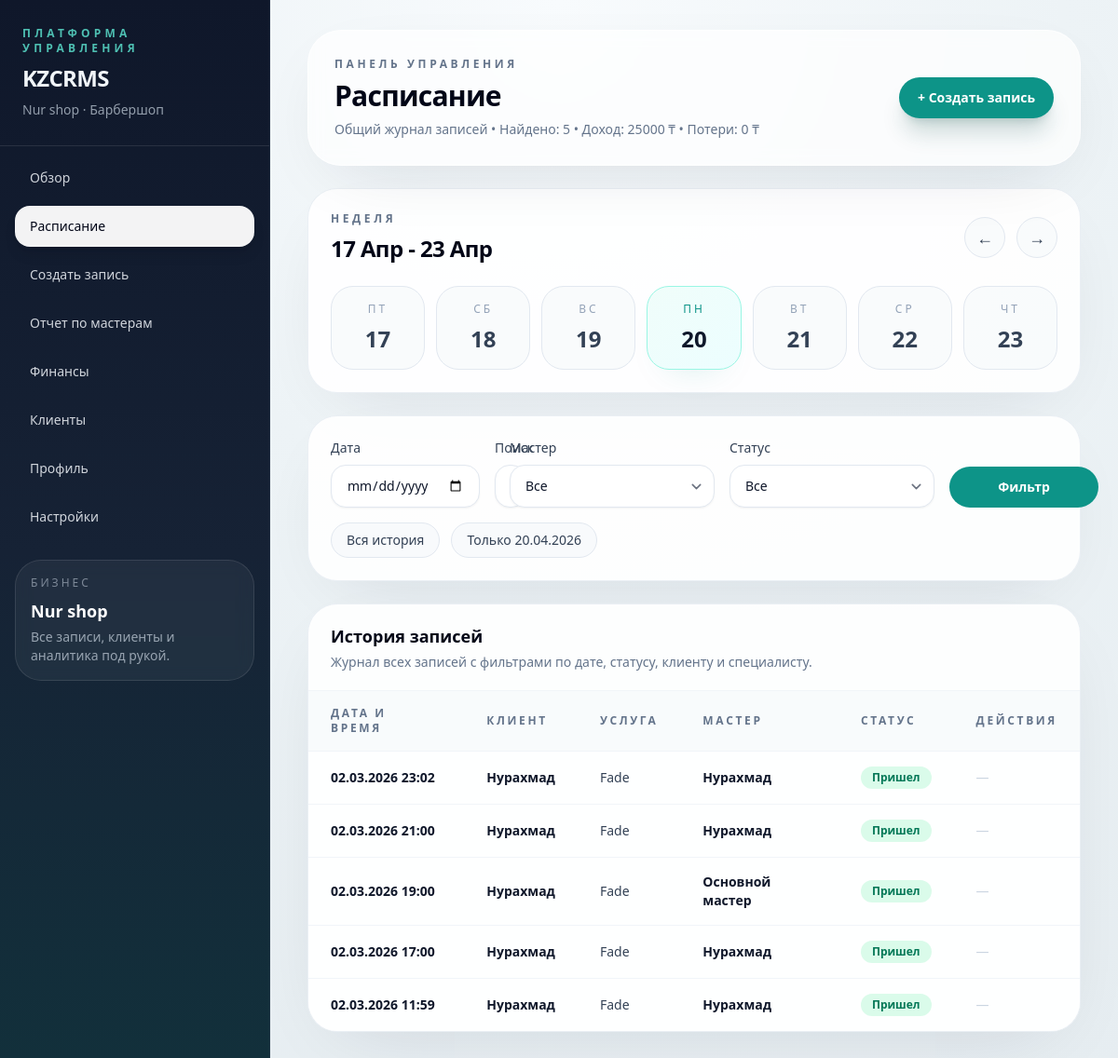
Page /today/ (signed in) on the earlier database version.
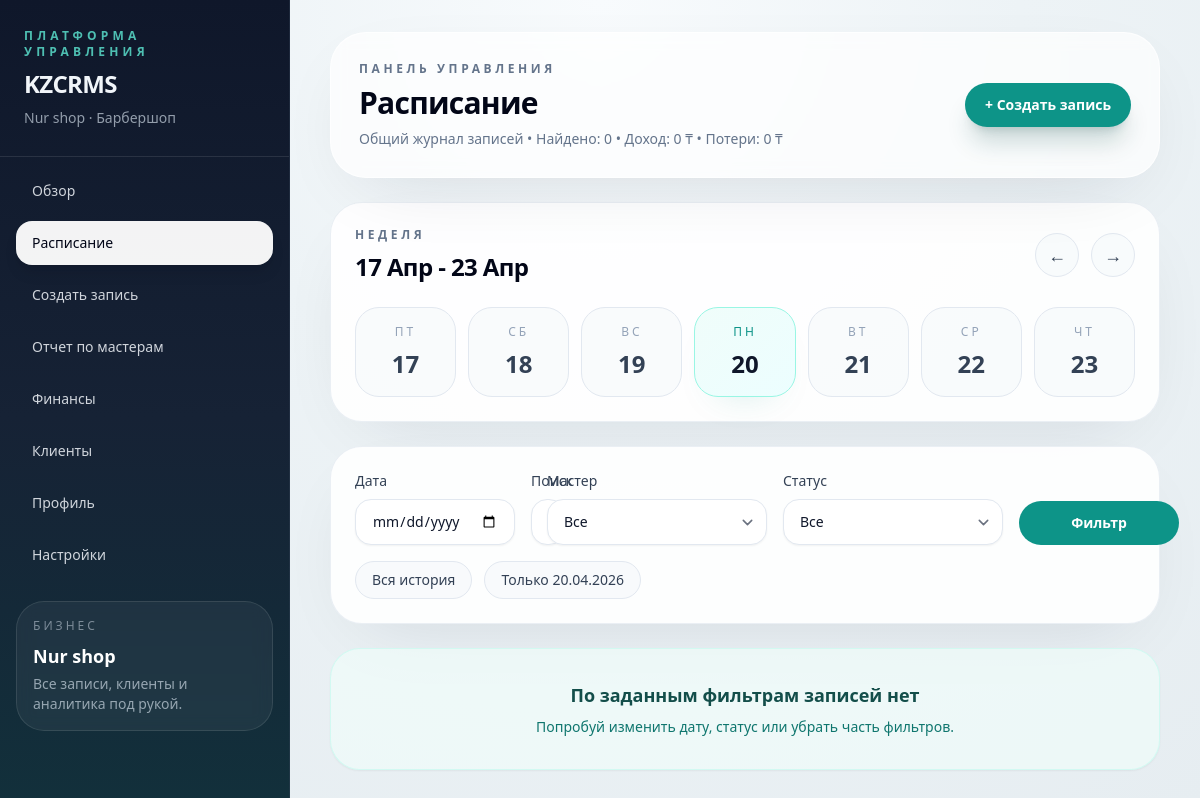
Same page on the later database version.
### core/models.py (models this page shows, shortened)
class TimestampedModel(models.Model):
    created_at = models.DateTimeField(auto_now_add=True)
    updated_at = models.DateTimeField(auto_now=True)
    class Meta:
        abstract = True

class Appointment(TimestampedModel):
    class Status(models.TextChoices):
        BOOKED = "BOOKED", "Записан"
        CONFIRMED = "CONFIRMED", "Подтвержден"
        DONE = "DONE", "Пришел"
        CANCELED = "CANCELED", "Отмена"
        NO_SHOW = "NO_SHOW", "Не пришёл"
    shop = models.ForeignKey(
        Shop,
        on_delete=models.CASCADE,
        related_name="appointments"
    )
    client = models.ForeignKey(
        Client,
        on_delete=models.PROTECT,
        related_name="appointments"
    )
    barber = models.ForeignKey(
        Barber,
        on_delete=models.PROTECT,
        related_name="appointments"
    )
    service = models.ForeignKey(
        Service,
        on_delete=models.PROTECT,
        related_name="appointments"
    )
    start_at = models.DateTimeField()
    end_at = models.DateTimeField(editable=False)
    status = models.CharField(
        max_length=20,
        choices=Status.choices,
        default=Status.BOOKED
    )
    comment = models.CharField(max_length=255, blank=True)

class Client(TimestampedModel):
    shop = models.ForeignKey(
        Shop,
        on_delete=models.CASCADE,
        related_name="clients"
    )
    name = models.CharField(max_length=120)
    phone = models.CharField(max_length=30, blank=True)
    instagram = models.CharField(max_length=80, blank=True)
    notes = models.TextField(blank=True)

class Service(TimestampedModel):
    shop = models.ForeignKey(
        Shop,
        on_delete=models.CASCADE,
        related_name="services"
    )
    name = models.CharField(max_length=120)
    duration_min = models.PositiveSmallIntegerField(default=60)
    price_kzt = models.PositiveIntegerField(default=0)
    is_active = models.BooleanField(default=True)

class Barber(TimestampedModel):
    shop = models.ForeignKey(
        Shop,
        on_delete=models.CASCADE,
        related_name="barbers"
    )
    name = models.CharField(max_length=120)
    phone = models.CharField(max_length=30, blank=True)
    is_active = models.BooleanField(default=True)
    commission_percent = models.PositiveSmallIntegerField(default=50)
    fixed_salary_kzt = models.PositiveIntegerField(default=0)

### core/views.py (the view)
# urls.py: path("today/", today_schedule, name="today_schedule"),
@login_required
def today_schedule(request):
    shop = request.user.shop
    date_str = request.GET.get("date")
    q = request.GET.get("q", "").strip()
    barber_id = request.GET.get("barber")
    status = request.GET.get("status", "").strip()
    page_number = request.GET.get("page", "1")
    day = parse_date(date_str) if date_str else None
    calendar_day = day or timezone.localdate()
    week_start = calendar_day - timedelta(days=3)
    week_end = calendar_day + timedelta(days=3)
    week_days = [
        week_start + timedelta(days=i)
        for i in range(7)
    ]
    prev_week = calendar_day - timedelta(days=7)
    next_week = calendar_day + timedelta(days=7)
    appointments = (
        Appointment.objects
        .filter(shop=shop)
        .select_related("client", "barber", "service")
    )
    if day:
        appointments = appointments.filter(start_at__date=day)
    if q:
        appointments = appointments.filter(
            Q(client__name__icontains=q) |
            Q(client__phone__icontains=q) |
            Q(service__name__icontains=q)
        )
    if barber_id:
        appointments = appointments.filter(barber_id=barber_id)
    if status:
        appointments = appointments.filter(status=status)
    appointments = appointments.order_by("-start_at" if not day else "start_at")
    paginator = Paginator(appointments, 50)
    page_obj = paginator.get_page(page_number)
    revenue = (
        Payment.objects.filter(
            appointment__shop=shop,
            appointment__in=appointments.values("id"),
            is_paid=True
        )
        .aggregate(total=Sum("amount_kzt"))["total"]
        or 0
    )
    lost_revenue = (
        appointments
        .filter(status__in=[Appointment.Status.CANCELED, Appointment.Status.NO_SHOW])
        .aggregate(total=Sum("service__price_kzt"))["total"] or 0
    )
    mode = "day" if day else "history"
    return render(request, "today.html", {
        "appointments": page_obj.object_list,
        "page_obj": page_obj,
        "barbers": Barber.objects.filter(shop=shop, is_active=True).order_by("name"),
        "day": day,
        "calendar_day": calendar_day,
        "week_days": week_days,
        "week_start": week_start,
        "week_end": week_end,
        "prev_week": prev_week,
        "next_week": next_week,
        "revenue": revenue,
        "lost_revenue": lost_revenue,
        "appointments_count": paginator.count,
        "q": q,
        "selected_barber": str(barber_id or ""),
        "selected_status": status,
        "mode": mode,
        "status_choices": [
            ("BOOKED", "Записан"),
            ("CONFIRMED", "Подтвержден"),
            ("DONE", "Пришел"),
            ("CANCELED", "Отмена"),
            ("NO_SHOW", "Не пришел"),
        ],
    })

### core/context_processors.py (called while the page is built)
def current_shop(request):
    shop = None
    if getattr(request, "user", None) and request.user.is_authenticated:
        shop = getattr(request.user, "shop", None)
    return {
        "current_shop": shop,
        "crm_labels": get_shop_labels(shop),
    }

### core/models.py (called while the page is built)
    @property
    def has_active_access(self):
        if self.access_mode == self.AccessMode.LEGACY:
            return True
        expires_at = self.access_expires_at
        return bool(expires_at and expires_at >= timezone.now())

### core/terminology.py (called while the page is built)
def get_shop_labels(shop):
    labels = DEFAULT_LABELS.copy()
    if not shop:
        return labels
    labels.update(INDUSTRY_LABELS.get(shop.industry_type, {}))
    labels["industry_name"] = shop.get_industry_type_display()
    return labels

### core/templates/today.html (shortened to what the changed rows need)
{% extends "core/base.html" %}
{% block page_title %}Расписание{% endblock %}
{% block page_subtitle %}
{% if mode == "day" %}
День: {{ day|date:"d.m.Y" }} • Записей: {{ appointments_count }} • Доход: {{ revenue }} ₸ • Потери: {{ lost_revenue }} ₸
{% else %}
Общий журнал записей • Найдено: {{ appointments_count }} • Доход: {{ revenue }} ₸ • Потери: {{ lost_revenue }} ₸
{% endif %}
{% endblock %}
{% block content %}
<section class="crm-panel p-6">
    <div class="flex flex-col gap-5 lg:flex-row lg:items-center lg:justify-between">
        <div>
            <h2 class="mt-2 text-2xl font-semibold tracking-tight text-slate-950">
                {{ week_start|date:"d M" }} - {{ week_end|date:"d M" }}
            </h2>
        </div>
    </div>
    <div class="mt-6 grid grid-cols-2 gap-3 sm:grid-cols-4 lg:grid-cols-7">
        {% for d in week_days %}
            <a href="?date={{ d|date:'Y-m-d' }}"
               class="rounded-[24px] border px-4 py-4 text-center transition {% if d == calendar_day %}border-teal-200 bg-gradient-to-br from-teal-50 to-cyan-50 text-slate-900 shadow-[0_18px_40px_-28px_rgba(13,148,136,0.28)]{% else %}border-slate-200 bg-slate-50/80 text-slate-700 hover:border-slate-300 hover:bg-white{% endif %}">
                <div class="text-xs uppercase tracking-[0.25em] {% if d == calendar_day %}text-teal-600{% else %}text-slate-400{% endif %}">{{ d|date:"D" }}</div>
                <div class="mt-2 text-2xl font-semibold">{{ d|date:"d" }}</div>
            </a>
        {% endfor %}
    </div>
</section>
{% if appointments %}
<section class="crm-panel mt-6 overflow-hidden">
    <div class="flex items-center justify-between border-b border-slate-100 px-6 py-5">
        <div>
            <h3 class="text-lg font-semibold text-slate-950">
                {% if mode == "day" %}Записи на день{% else %}История записей{% endif %}
            </h3>
            <p class="mt-1 text-sm text-slate-500">
                {% if mode == "day" %}
                    Отмечай завершение, отмену и no-show прямо по ходу дня.
                {% else %}
                    Журнал всех записей с фильтрами по дате, статусу, клиенту и специалисту.
                {% endif %}
            </p>
        </div>
    </div>
    <div class="overflow-x-auto">
        <table class="min-w-full divide-y divide-slate-100">
            <thead class="bg-slate-50/80">
                <tr class="text-left text-xs font-semibold uppercase tracking-[0.22em] text-slate-500">
                    <th class="px-6 py-4">{% if mode == "day" %}Время{% else %}Дата и время{% endif %}</th>
                    <th class="px-6 py-4">{{ crm_labels.client_singular }}</th>
                    <th class="px-6 py-4">Услуга</th>
                    <th class="px-6 py-4">{{ crm_labels.staff_singular }}</th>
                    <th class="px-6 py-4">Статус</th>
                    <th class="px-6 py-4">Действия</th>
                </tr>
            </thead>
            <tbody class="divide-y divide-slate-100 bg-white/80">
                {% for a in appointments %}
                    <tr>
                        <td class="whitespace-nowrap px-6 py-4 text-sm font-semibold text-slate-900">
                            {% if mode == "day" %}
                                {{ a.start_at|date:"H:i" }}
                            {% else %}
                                {{ a.start_at|date:"d.m.Y H:i" }}
                            {% endif %}
                        </td>
                        <td class="px-6 py-4 text-sm text-slate-700">
                            <div>
                                <a href="{% url 'client_detail' a.client.id %}" class="font-semibold text-slate-900 transition hover:text-teal-700">
                                    {{ a.client.name }}
                                </a>
                            </div>
                        </td>
                        <td class="px-6 py-4 text-sm text-slate-700">{{ a.service.name }}</td>
                        <td class="px-6 py-4 text-sm text-slate-700">
                            <a href="{% url 'barber_detail' a.barber.id %}" class="font-semibold text-slate-900 transition hover:text-teal-700">
                                {{ a.barber.name }}
                            </a>
                        </td>
                        <td class="px-6 py-4 text-sm">
                            {% if a.status == "DONE" %}
                                <span class="inline-flex rounded-full bg-emerald-100/80 px-3 py-1 text-xs font-semibold text-emerald-700">Пришел</span>
                            {% elif a.status == "CANCELED" %}
                                <span class="inline-flex rounded-full bg-rose-100/80 px-3 py-1 text-xs font-semibold text-rose-700">Отмена</span>
                            {% elif a.status == "NO_SHOW" %}
                                <span class="inline-flex rounded-full bg-orange-100/80 px-3 py-1 text-xs font-semibold text-orange-700">Не пришел</span>
                            {% else %}
                                <span class="inline-flex rounded-full bg-amber-100/80 px-3 py-1 text-xs font-semibold text-amber-700">Записан</span>
                            {% endif %}
                        </td>
                        <td class="px-6 py-4 text-sm">
                            {% if a.status == "BOOKED" or a.status == "CONFIRMED" %}
                                <div class="flex flex-wrap gap-2">
                                    <a href="{% url 'mark_done' a.id %}" class="inline-flex rounded-full border border-emerald-200/80 bg-emerald-50/80 px-4 py-2 text-xs font-semibold text-emerald-700 transition hover:border-emerald-300 hover:bg-emerald-100">
                                        Пришел
                                    </a>
                                    <a href="{% url 'update_appointment_status' a.id 'CANCELED' %}" class="inline-flex rounded-full border border-rose-200/80 bg-rose-50/80 px-4 py-2 text-xs font-semibold text-rose-700 transition hover:border-rose-300 hover:bg-rose-100">
                                        Отмена
                                    </a>
                                    <a href="{% url 'update_appointment_status' a.id 'NO_SHOW' %}" class="inline-flex rounded-full border border-orange-200/80 bg-orange-50/80 px-4 py-2 text-xs font-semibold text-orange-700 transition hover:border-orange-300 hover:bg-orange-100">
                                        No-show
                                    </a>
                                </div>
                            {% else %}
                                <span class="text-slate-300">—</span>
                            {% endif %}
                        </td>
                    </tr>
                {% endfor %}
            </tbody>
        </table>
    </div>
</section>
{% else %}
<div class="mt-6 rounded-[30px] border border-teal-100/80 bg-teal-50/70 px-6 py-8 text-center shadow-sm">
    {% if mode == "day" %}
        <div class="text-lg font-semibold text-teal-900">На {{ day|date:"d.m.Y" }} записей нет</div>
        <p class="mt-2 text-sm text-teal-700">На выбранную дату в расписании пока ничего нет.</p>
    {% else %}
        <div class="text-lg font-semibold text-teal-900">По заданным фильтрам записей нет</div>
        <p class="mt-2 text-sm text-teal-700">Попробуй изменить дату, статус или убрать часть фильтров.</p>
    {% endif %}
</div>
{% endif %}
{% endblock %}

Differences in the rows shown:
removed Appointment: start_at "02.03.2026 23:02", client.name "Нурахмад", service.name "Fade", barber.name "Нурахмад", status "Пришел"
removed Appointment: start_at "02.03.2026 21:00", client.name "Нурахмад", service.name "Fade", barber.name "Нурахмад", status "Пришел"
removed Appointment: start_at "02.03.2026 19:00", client.name "Нурахмад", service.name "Fade", barber.name "Основной мастер", status "Пришел"
removed Appointment: start_at "02.03.2026 17:00", client.name "Нурахмад", service.name "Fade", barber.name "Нурахмад", status "Пришел"
removed Appointment: start_at "02.03.2026 11:59", client.name "Нурахмад", service.name "Fade", barber.name "Нурахмад", status "Пришел"
Other differences:
{{ appointments_count }}: "5" → "0"
{{ revenue }}: "25000" → "0"
{{ crm_labels.client_singular }}: "КЛИЕНТ" → (not shown)
{{ crm_labels.staff_singular }}: "МАСТЕР" → (not shown)
text no longer shown: "История записей Журнал всех записей с фильтрами по дате, статусу, клиенту и специалисту. ДАТА И ВРЕМЯ УСЛУГА СТАТУС ДЕЙСТВИЯ"
text now shown: "По заданным фильтрам записей нет Попробуй изменить дату, статус или убрать часть фильтров."
